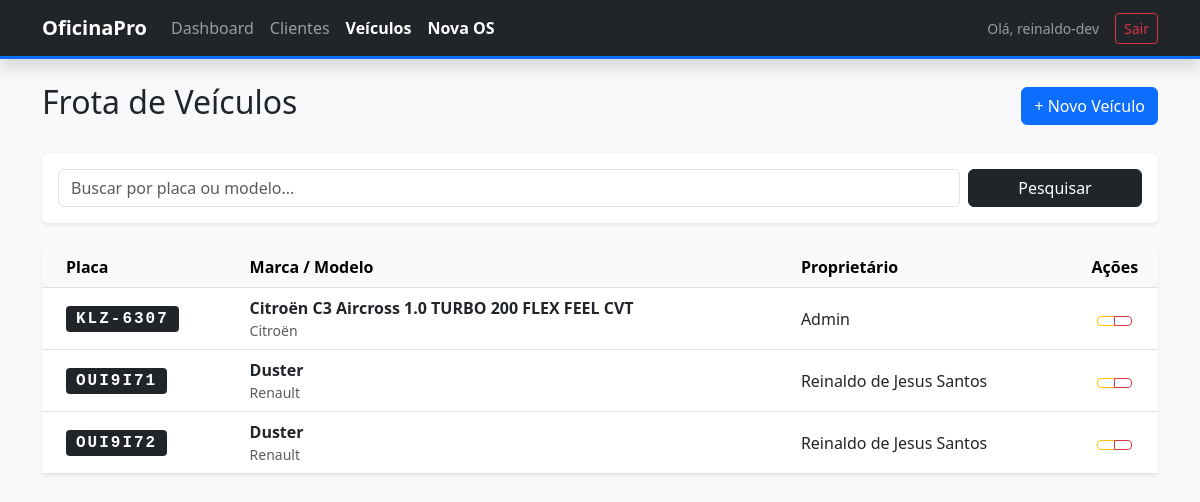
The app's page /oficina/veiculos/ (signed in) with its own data.
### gestao/models.py (models this page shows, shortened)
class Veiculo(models.Model):
    cliente = models.ForeignKey(
        Cliente, on_delete=models.CASCADE,
        related_name="veiculos"
    )
    placa = models.CharField(max_length=7, unique=True)
    modelo = models.CharField(max_length=50)
    marca = models.CharField(max_length=50)

class Cliente(models.Model):
    nome = models.CharField(max_length=100)
    email = models.EmailField()
    telefone = models.CharField(max_length=20)
    cpf = models.CharField(max_length=14, unique=True)

### gestao/views.py (the view)
# urls.py: path("veiculos/", views.lista_veiculos, name="lista_veiculos"),
@login_required
def lista_veiculos(request):
    busca = request.GET.get("search")
    if busca:
        veiculos = Veiculo.objects.filter(
            Q(placa__icontains=busca) | Q(modelo__icontains=busca)
        ).order_by("modelo")
    else:
        veiculos = Veiculo.objects.all().order_by("placa")
    return render(
        request, "gestao/lista_veiculos.html", {
            "veiculos": veiculos,
            "busca": busca}
    )

### gestao/templates/gestao/lista_veiculos.html (shortened to what this page needs)
{% extends 'gestao/base.html' %}
{% block content %}
<div class="d-flex justify-content-between align-items-center mb-4">
    <h2> Frota de Veículos</h2>
    <a href="{% url 'novo_veiculo' %}" class="btn btn-primary">+ Novo Veículo</a>
</div>
<div class="card shadow-sm mb-4">
    <div class="card-body">
        <form method="GET" class="row g-2">
            <div class="col-md-10">
                <input type="text" name="search" class="form-control" placeholder="Buscar por placa ou modelo..."
                    value="{{ busca|default:'' }}">
            </div>
            <div class="col-md-2">
                <button type="submit" class="btn btn-dark w-100">
                     Pesquisar
                </button>
            </div>
        </form>
    </div>
</div>
<div class="card shadow-sm border-0">
    <div class="card-body p-0">
        <div class="table-responsive">
            <table class="table table-hover align-middle mb-0">
                <thead class="table-light">
                    <tr>
                        <th class="ps-4">Placa</th>
                        <th>Marca / Modelo</th>
                        <th>Proprietário</th>
                        <th class="text-center">Ações</th>
                    </tr>
                </thead>
                <tbody>
                    {% for veiculo in veiculos %}
                    <tr>
                        <td class="ps-4">
                            <span class="badge bg-dark font-monospace" style="font-size: 1rem;">
                                {{ veiculo.placa|upper }}
                            </span>
                        </td>
                        <td>
                            <div class="fw-bold">{{ veiculo.modelo }}</div>
                            <div class="text-muted small">{{ veiculo.marca }}</div>
                        </td>
                        <td>
                             {{ veiculo.cliente.nome }}
                        </td>
                        <td class="text-center">
                            <div class="btn-group">
                                <a href="{% url 'editar_veiculo' veiculo.id %}" class="btn btn-sm btn-outline-warning">
                                </a>
                                <a href="{% url 'excluir_veiculo' veiculo.id %}" class="btn btn-sm btn-outline-danger">
                                </a>
                            </div>
                        </td>
                    </tr>
                    {% empty %}
                    <tr>
                        <td colspan="4" class="text-center py-5 text-muted">
                            Nenhum veículo encontrado.
                        </td>
                    </tr>
                    {% endfor %}
                </tbody>
            </table>
        </div>
    </div>
</div>
{% endblock %}

### gestao/templates/gestao/base.html (shortened to what this page needs)
{% load static %}
<!DOCTYPE html>
<html lang="pt-br">
<head>
    <link href="https://cdn.jsdelivr.net/npm/bootstrap@5.3.0/dist/css/bootstrap.min.css" rel="stylesheet">
    <link rel="stylesheet" href="{% static 'gestao/css/style.css' %}">
</head>
<body class="bg-light">
    <nav class="navbar navbar-expand-lg navbar-dark bg-dark shadow mb-4">
        <div class="container">
            <a class="navbar-brand fw-bold" href="{% url 'dashboard' %}">
                 OficinaPro
            </a>
            <div class="collapse navbar-collapse" id="navbarNav">
                <ul class="navbar-nav me-auto">
                    <li class="nav-item">
                        <a class="nav-link {% if request.resolver_match.url_name == 'dashboard' %}active fw-bold text-white{% endif %}"
                            href="{% url 'dashboard' %}">
                             Dashboard
                        </a>
                    </li>
                    <li class="nav-item">
                        <a class="nav-link {% if 'cliente' in request.resolver_match.url_name %}active fw-bold text-white{% endif %}"
                            href="{% url 'lista_clientes' %}">
                             Clientes
                        </a>
                    </li>
                    <li class="nav-item">
                        <a class="nav-link {% if 'veiculo' in request.resolver_match.url_name %}active fw-bold text-white{% endif %}"
                            href="{% url 'lista_veiculos' %}">
                             Veículos
                        </a>
                    </li>
                    <li class="nav-item">
                        <a class="nav-link {% if 'os' in request.resolver_match.url_name %}active fw-bold text-white{% endif %}"
                            href="{% url 'nova_os' %}">
                             Nova OS
                        </a>
                    </li>
                </ul>
                <div class="d-flex align-items-center">
                    <span class="navbar-text me-3 small">
                         Olá, {{ user.username }}
                    </span>
                    <form action="{% url 'logout' %}" method="post" class="d-inline">
                        <button type="submit" class="btn btn-sm btn-outline-danger">
                             Sair
                        </button>
                    </form>
                </div>
            </div>
        </div>
        </nav>
    <div class="container">
        {% block content %}
        {% endblock %}
    </div>
</body>
</html>

### gestao/static/gestao/css/style.css (style rules this page uses)
body { background-color: #f8f9fa; }
.navbar { border-bottom: 3px solid #0d6efd; }
.nav-link { transition: all 0.3s ease; }
.font-monospace { letter-spacing: 2px; padding: 5px 10px; border-radius: 4px; }
.card { border: none; transition: transform 0.2s; }

### records on screen
Veiculo: placa "KLZ-6307", modelo "Citroën C3 Aircross 1.0 TURBO 200 FLEX FEEL CVT", marca "Citroën", cliente.nome "Admin"
Veiculo: placa "OUI9I71", modelo "Duster", marca "Renault", cliente.nome "Reinaldo de Jesus Santos"
Veiculo: placa "OUI9I72", modelo "Duster", marca "Renault", cliente.nome "Reinaldo de Jesus Santos"

### other values on screen
{{ user.username }} "reinaldo-dev"
